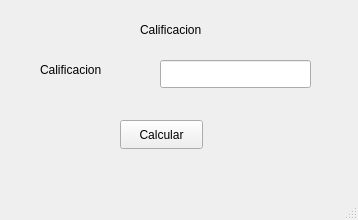
<?xml version="1.0" encoding="UTF-8"?>
<ui version="4.0">
 <class>MainWindow</class>
 <widget class="QMainWindow" name="MainWindow">
  <property name="geometry">
   <rect>
    <x>0</x>
    <y>0</y>
    <width>358</width>
    <height>220</height>
   </rect>
  </property>
  <property name="windowTitle">
   <string>Programa de Calificaciones</string>
  </property>
  <widget class="QWidget" name="centralwidget">
   <widget class="QPushButton" name="btnCalcular">
    <property name="geometry">
     <rect>
      <x>120</x>
      <y>120</y>
      <width>83</width>
      <height>29</height>
     </rect>
    </property>
    <property name="text">
     <string>Calcular</string>
    </property>
   </widget>
   <widget class="QLineEdit" name="txtCalif">
    <property name="geometry">
     <rect>
      <x>160</x>
      <y>60</y>
      <width>151</width>
      <height>28</height>
     </rect>
    </property>
   </widget>
   <widget class="QLabel" name="label_3">
    <property name="geometry">
     <rect>
      <x>40</x>
      <y>60</y>
      <width>101</width>
      <height>20</height>
     </rect>
    </property>
    <property name="text">
     <string>Calificacion</string>
    </property>
   </widget>
   <widget class="QLabel" name="label_5">
    <property name="geometry">
     <rect>
      <x>140</x>
      <y>20</y>
      <width>91</width>
      <height>20</height>
     </rect>
    </property>
    <property name="text">
     <string>Calificacion</string>
    </property>
   </widget>
  </widget>
  <widget class="QMenuBar" name="menubar">
   <property name="geometry">
    <rect>
     <x>0</x>
     <y>0</y>
     <width>358</width>
     <height>25</height>
    </rect>
   </property>
  </widget>
  <widget class="QStatusBar" name="statusbar"/>
 </widget>
 <resources/>
 <connections/>
</ui>
